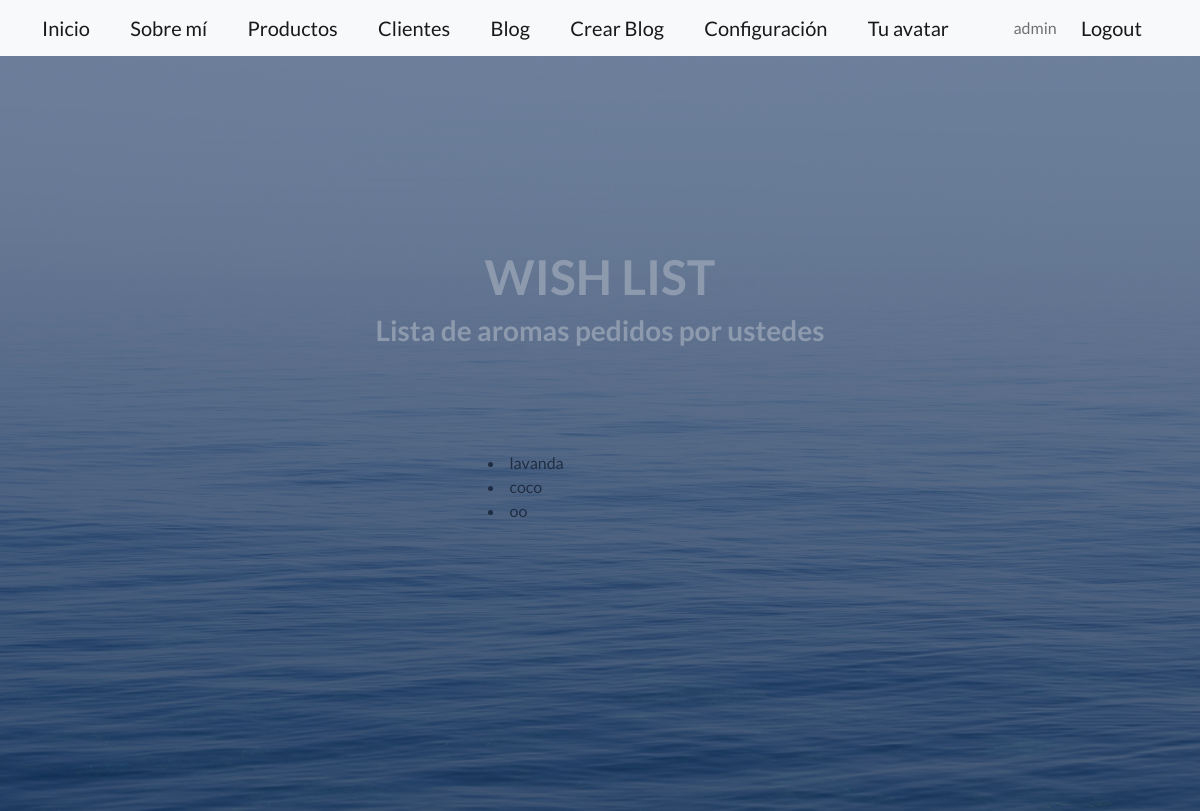
The page /wish/ (signed in) on the database as committed earlier.
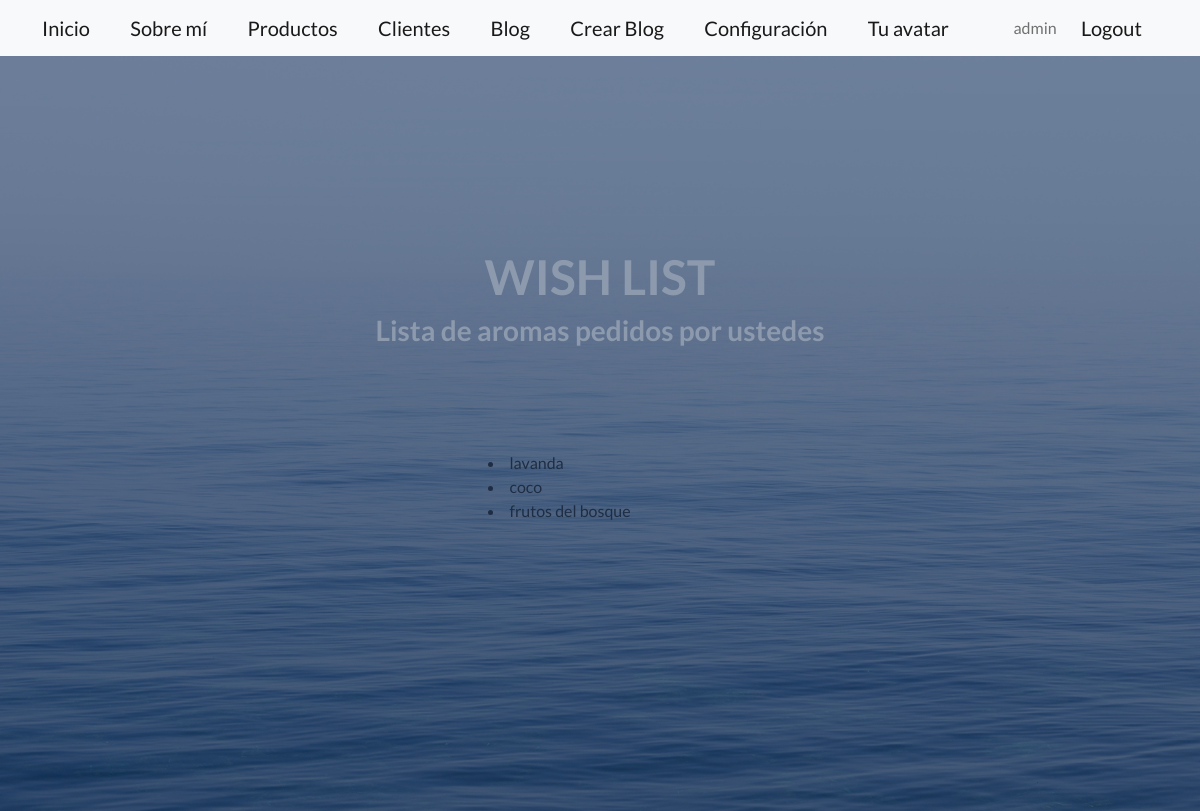
The same page on the database as committed later.
### AppCoder/models.py (models this page shows, shortened)
class Producto (models.Model):
    nombre_producto = models.CharField(max_length=100)

### AppCoder/views.py (the view)
# urls.py: path("wish/", wish_view, name="wish"),
@login_required
def wish_view (request):
    Solicitados = models.Producto.objects.all()
    context = {"producto": Solicitados}
    return render(request, "AppCoder/wish.html", context)

### AppCoder/templates/AppCoder/wish.html
{% extends 'AppCoder/base.html' %}
{% block contenido %}
  <header class="masthead">
    <h1 align="center" style="color: white;">WISH LIST</h1>
    <h3 align="center" style="color: white;">Lista de aromas pedidos por ustedes</h3>
  <section class="py-5">
    <div class="container px-4 px-lg-5 mt-5">
        <div class="row gx-4 gx-lg-5 row-cols-2 row-cols-md-3 row-cols-xl-4 justify-content-center">
            <div class="col mb-5">
     {% for producto in producto %}
     <li> {{ producto.nombre_producto}}</li>
   {% endfor %}
  </header>
{% endblock contenido %}

Rows that differ between the two databases and show on the page:
removed Producto: nombre_producto "oo"
added Producto: nombre_producto "frutos del bosque"
